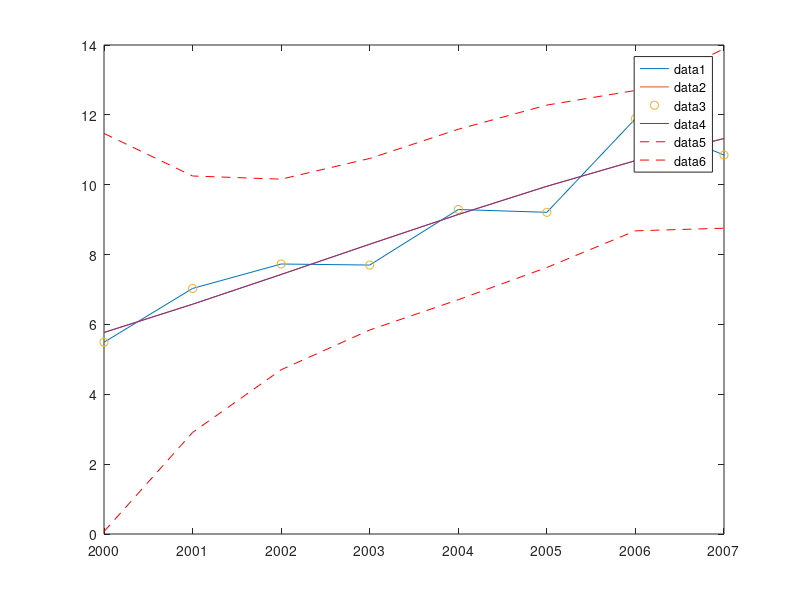

MATLAB code for this plot:
%% Centering and Scaling
% Instructions are in the task pane to the left. Complete and submit each task one at a time.
% This code sets up the activity.
yr = 2000:2007
penguins = [5.49  7.03  7.73  7.70  9.29  9.21  11.89  10.85]
%% Task 1
c = polyfit(yr,penguins,3)
%% Task 2
[c,~,sc] = polyfit(yr,penguins,3)
%% Task 3
penguinFit=polyval(c,yr,[],sc)
%% Further Practice
plot(yr,penguins)
hold on
plot(yr,penguinFit)
legend

[c,S,sc] = polyfit(yr,penguins,3)
[penguinFit,serr] = polyval(c,yr,S,sc)

predInt = penguinFit + 2*[1;-1]*serr
plot(yr,penguins,"o",...
    yr,penguinFit,yr,predInt,"r--")
